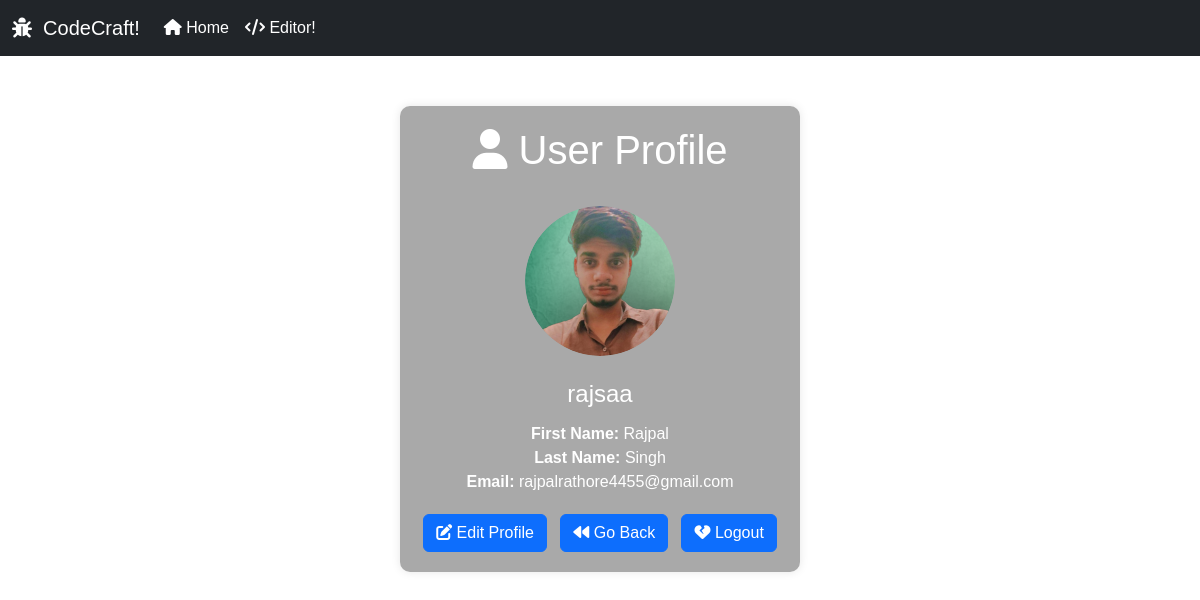
Page /profile1.php (signed in) on the committed database.
### tables this page shows
CREATE TABLE `users` (
  `id` int(10) NOT NULL,
  `fname` varchar(255) NOT NULL,
  `lname` varchar(255) NOT NULL,
  `username` varchar(255) NOT NULL,
  `email` varchar(255) NOT NULL,
  `password` varchar(255) NOT NULL,
  `dt` timestamp NOT NULL DEFAULT current_timestamp(),
  `image` varchar(500) NOT NULL
);

### profile1.php (the view, shortened to what this page needs)
<?php
 $usname =  $_SESSION['username'];
 $sql = "SELECT * FROM users where username = '$usname'";
 $result = mysqli_query($conn, $sql);
 $row = mysqli_fetch_assoc($result);
 $fsname=$row['fname'];
 $lsname=$row['lname'];
 $emails=$row['email'];
 $image =$row['image'];
?>
<!DOCTYPE html>
<html lang="en">
<head>
<link href="https://cdn.jsdelivr.net/npm/bootstrap@5.3.3/dist/css/bootstrap.min.css" rel="stylesheet">
        <link href="https://getbootstrap.com/docs/5.3/assets/css/docs.css" rel="stylesheet">
        <link rel="stylesheet" href="https://cdnjs.cloudflare.com/ajax/libs/font-awesome/4.7.0/css/font-awesome.min.css">
</head>
<body>
<nav class="navbar navbar-expand-lg navbar-dark bg-dark">
  <div class="container-fluid">
    <a class="navbar-brand" href="#"><i class="fa-solid fa-bug"></i>&nbsp;&nbsp;CodeCraft!</a>
    <div class="collapse navbar-collapse" id="navbarSupportedContent">
      <ul class="navbar-nav me-auto mb-2 mb-lg-0">
        <li class="nav-item">
          <a class="nav-link active" aria-current="page" href="/loginsystem/welcome1.php"> <i class="fa-solid fa-house"></i> Home</a>
        </li>
        <li class="nav-item">
          <a class="nav-link active" href="/loginsystem/New folder/default.php"> <i class="fa-solid fa-code"></i> Editor!</a>
       </li>
      </ul>
    </div>
  </div>
  </nav>
<div class="container">
    <h1><i class="fa-solid fa-user"></i> User Profile</h1><br>
    <?php
    if($image==NULL){
        echo '<img src="dummy.jpeg" class="profile-picture">';
    }else{
        echo '<img src="images/'.$image.'" class="profile-picture">';
    }
    ?>
    <div class="username"><?php echo $_SESSION['username']?></div>
    <div class="user-info">
        <div>
            <label for="fname">First Name:</label>
            <span id="fname"><?php echo $fsname; ?></span>
        </div>
        <div>
            <label for="lname">Last Name:</label>
            <span id="lname"><?php echo $lsname; ?></span>
        </div>
        <div>
            <label for="email">Email:</label>
            <span id="email"> <?php echo $emails; ?> </span>
        </div>
    </div>
    <a class="btn btn-primary" href="editprofile.php" role="button"><i class="fa-solid fa-pen-to-square"></i> Edit Profile</a>&nbsp;&nbsp;
    <a class="btn btn-primary" href="welcome1.php" role="button"><i class="fa-solid fa-backward"></i> Go Back</a>&nbsp;&nbsp;
    <a class="btn btn-primary" href="logout.php" role="button"><i class="fa-solid fa-heart-crack"></i> Logout</a>
</div>
</body>
</html>

### profile1.php (style rules this page uses)
body { font-family: Arial, sans-serif; background-color: #f4f4f4; margin: 0; padding: 0; background: url("12.jpg"); background-size: cover; }
.container { max-width: 400px; margin: 50px auto; background-color: #1211115c; backdrop-filter: blur(10px); padding: 20px; border-radius: 10px; box-shadow: 0 0 10px rgba(0, 0, 0, 0.1); text-align: center; color:white; }
.profile-picture { width: 150px; height: 150px; border-radius: 50%; margin-bottom: 20px; }
.username { margin-bottom: 10px; font-size: 24px; }
.user-info { margin-bottom: 20px; }
label { font-weight: bold; }

### rows in the picture
users: image (picture), fname "Rajpal", lname "Singh", email "rajpalrathore4455@gmail.com"

### other values in the picture
$_SESSION['username'] "rajsaa"
